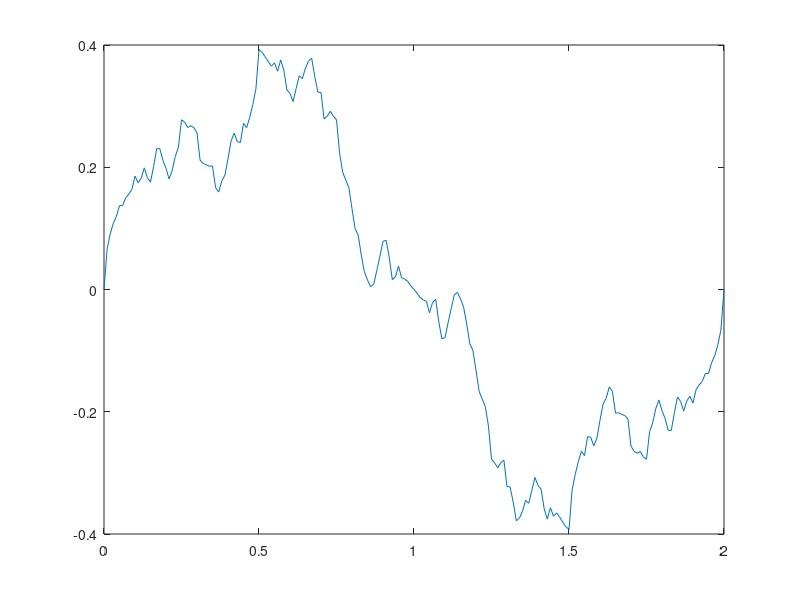

The MATLAB source for this figure:



k = 1;
x = 0:0.01:2; % vector with 0.01 resolution, ending at 2 since period of function is 2
y = 0;
a = 2;

while k <=10000 % large sum of iterations for good result

y = y + sin(pi.*x.*(k^a))./((k^a).*pi); % get y value for every x and k, then add to current value
k = k + 1; % increment k
end
plot(x,y) % plot graph

